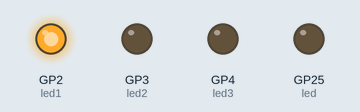
Simulated run of this program. Board: Raspberry Pi Pico running MicroPython. Shown: output pins drawn as LEDs (lit = HIGH).

Above: at 0.2 s.
At 1.2 s:
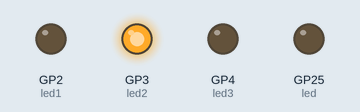
At 2.2 s:
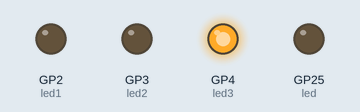
At 5.7 s:
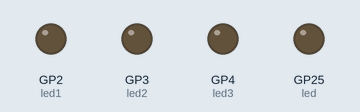
Timing chart, 0 to 6.9 s (numbered marks = the images above):
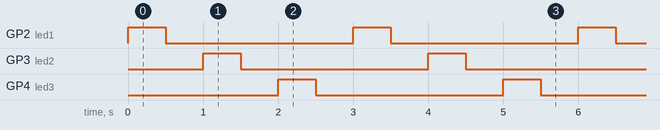

The program:

led.py
```python
from machine import Pin, Timer
from time import sleep

led = Pin(25,Pin.OUT)
led1 = Pin(2,Pin.OUT)
led2 = Pin(3,Pin.OUT)
led3 = Pin(4,Pin.OUT)
timer = Timer()

def blink(timer):
    led.toggle()
    led1.toggle()
    led2.toggle()
    led3.toggle()

#timer.init(freq=2.5,mode=Timer.PERIODIC,callback=blink)

def ledrun():
    LED234 = [Pin(2,Pin.OUT),Pin(3,Pin.OUT),Pin(4,Pin.OUT)]

    #while True:
    while 0==0:

        for i in LED234:
            i.on()
            sleep(0.5)
        #for LED in LEDS:
            i.off()
            sleep(0.5)
ledrun()
```

Measured:
- by itself, GP2 (led1), GP3 (led2), GP4 (led3): alternates HIGH for 0.50 s and LOW for 2.5 s
- by itself, everything shown: repeats every 3.0 s, in 6 steps
